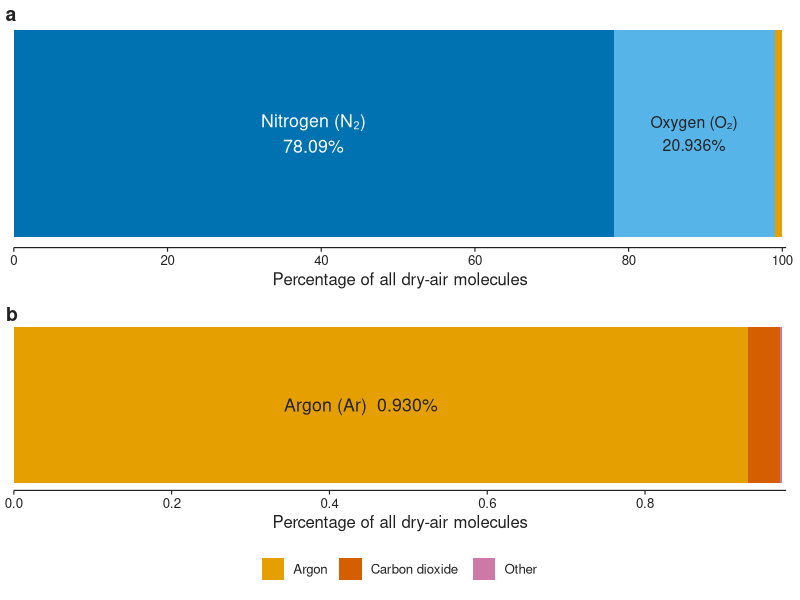
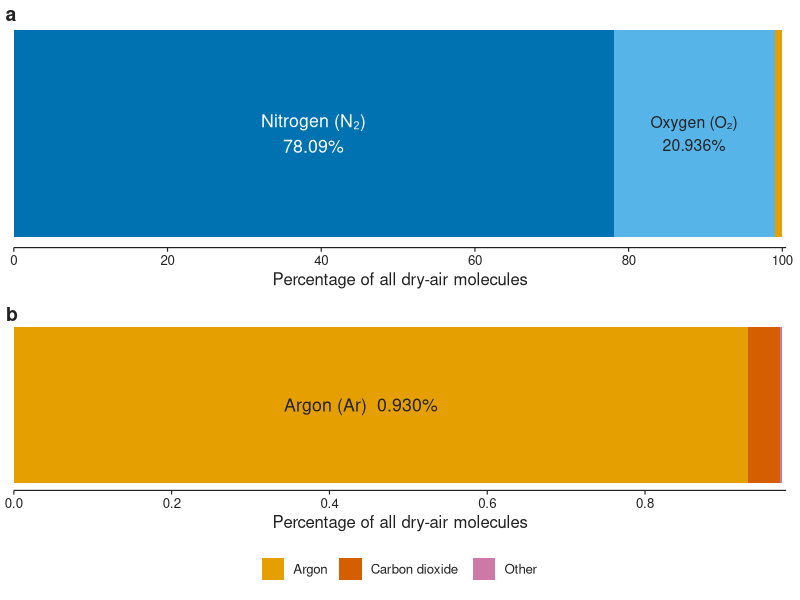
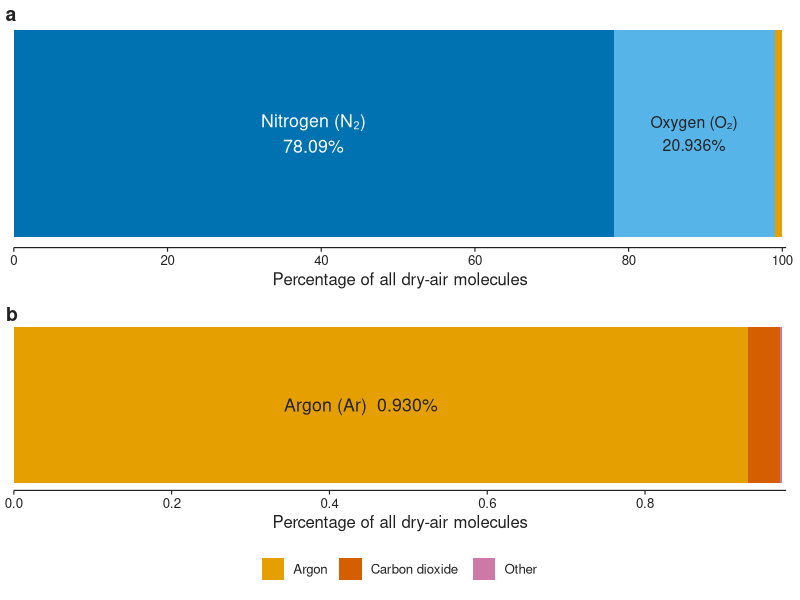
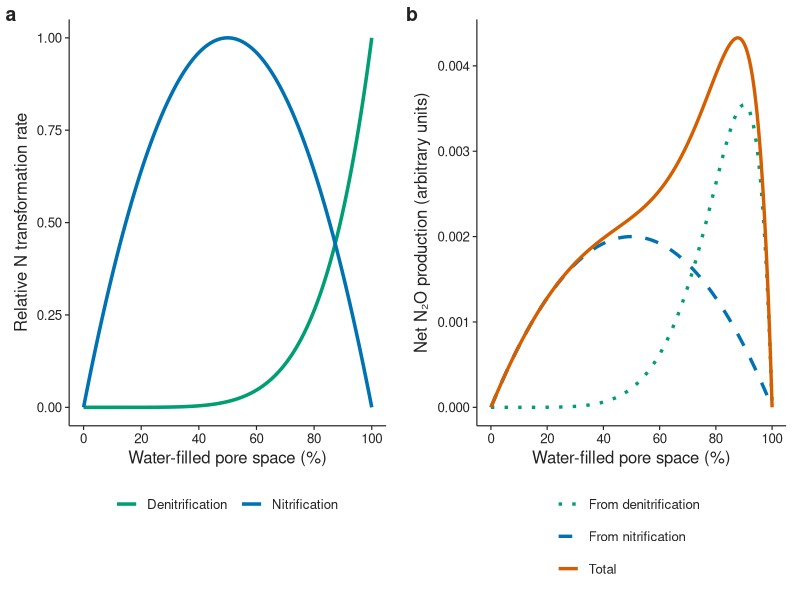
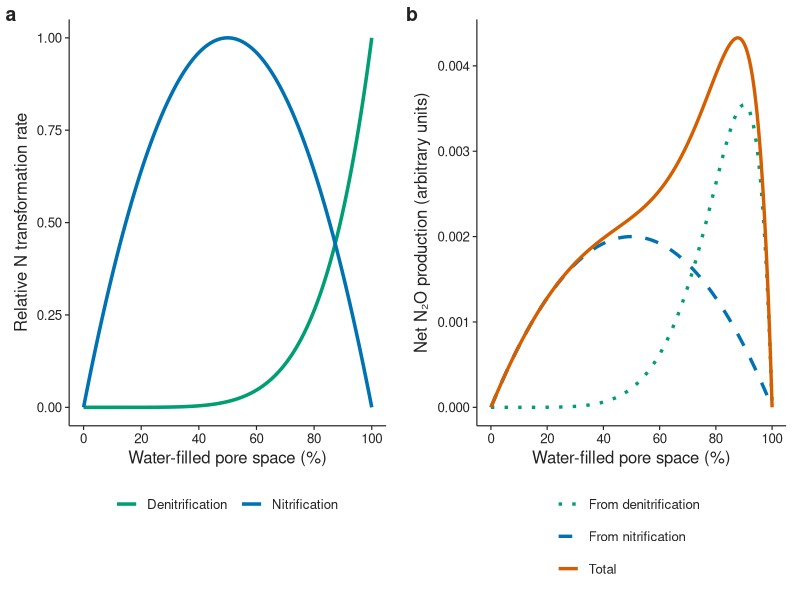
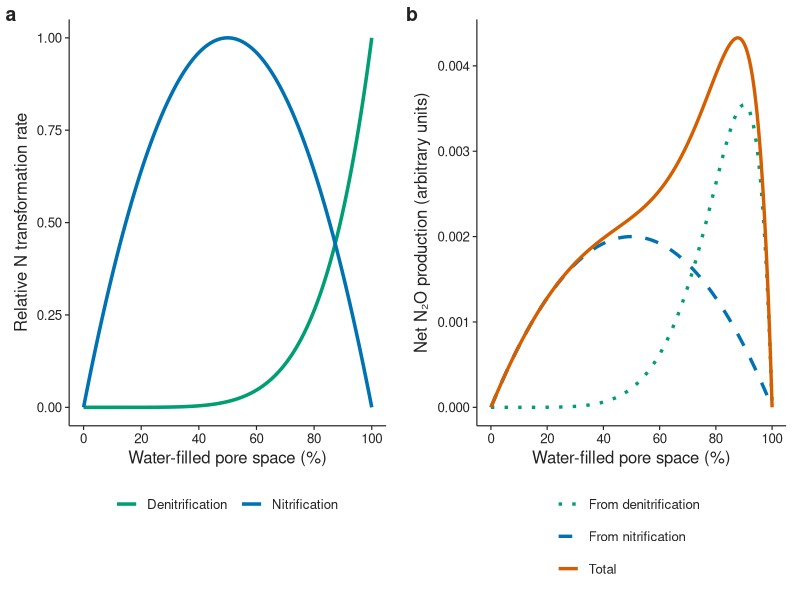
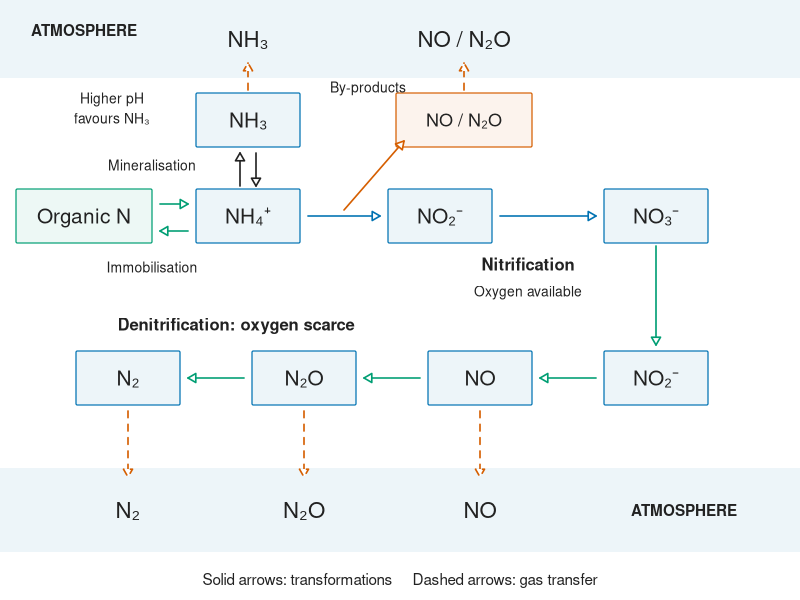
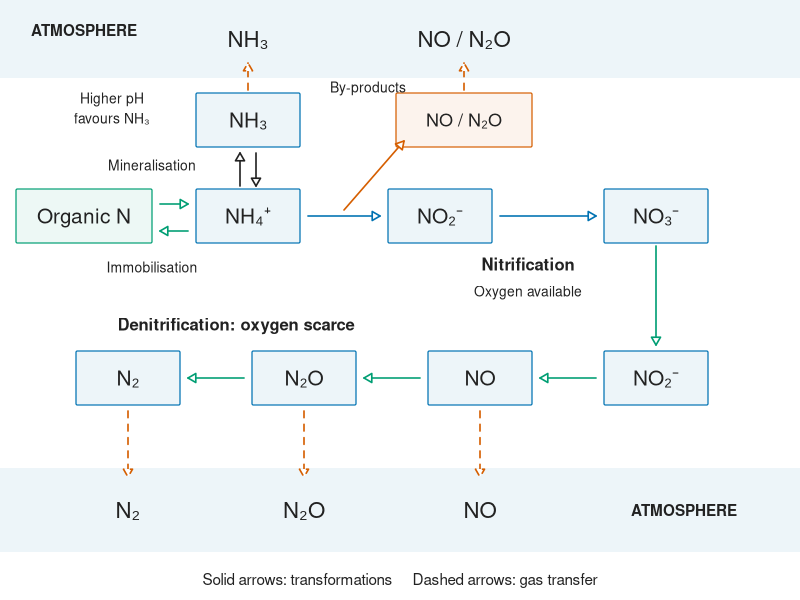

Write the R code that produced these figures, in order.
# Reproduce the three figures added in the nitrogen-chapter revision.
# Run from the repository root:
# R --vanilla -q -e 'source("analysis/plot_nitrogen.R")'
# The ecosystem and decomposition figures are in plot_nitrogen_cycle.R.
# Requires ggplot2 and cowplot; uses base R graphics devices, not svglite.
library(ggplot2)
library(grid)

out <- file.path("book", "images", "nitrogen")
dir.create(out, recursive = TRUE, showWarnings = FALSE)
# Helvetica and the Okabe–Ito palette are shared with plot_nitrogen_cycle.R.
font_family <- "Helvetica"
ink <- "#222222"
blue <- "#0072B2"
green <- "#009E73"
orange <- "#E69F00"
vermillion <- "#D55E00"
purple <- "#CC79A7"
sky_blue <- "#56B4E9"
pale <- function(colour) adjustcolor(colour, alpha.f = .07)
theme_set(theme_classic(base_size = 12, base_family = font_family) +
  theme(text = element_text(colour = ink),
        axis.text = element_text(colour = ink),
        axis.line = element_line(colour = ink, linewidth = .4),
        axis.ticks = element_line(colour = ink, linewidth = .4),
        plot.title = element_blank(), plot.subtitle = element_blank(),
        plot.margin = margin(14, 10, 8, 10),
        legend.position = "bottom"))

save_figure <- function(name, width, height, draw) {
  draw_file <- function(extension) {
    path <- file.path(out, paste0(name, ".", extension))
    if (extension == "svg") {
      svg(path, width, height, family = font_family, bg = "white")
    } else if (extension == "pdf") {
      cairo_pdf(path, width, height, family = font_family, bg = "white")
    } else {
      png(path, width = width, height = height, units = "in", res = 180,
          type = "cairo", family = font_family, bg = "white")
    }
    on.exit(dev.off())
    draw()
  }
  invisible(lapply(c("svg", "png", "pdf"), draw_file))
}

# NOAA Global Monitoring Laboratory, approximate mid-2020 dry-air composition:
# https://gml.noaa.gov/ccgg/about/co2_measurements.html
# Other = Ne 18 + He 5 + CH4 2 + Kr 1 + remaining trace gases 1 ppm.
air <- data.frame(
  gas = c("Nitrogen", "Oxygen", "Argon", "Carbon dioxide", "Other"),
  ppm = c(780900, 209360, 9300, 413, 27))
stopifnot(sum(air$ppm) == 1e6)
air$gas <- factor(air$gas, levels = air$gas)
air$pct <- air$ppm / 10000
palette <- c("Nitrogen" = blue, "Oxygen" = sky_blue, "Argon" = orange,
             "Carbon dioxide" = vermillion, "Other" = purple)
air_plot <- function(d, xmax, breaks) {
  ggplot(d, aes(x = 1, y = pct, fill = gas)) +
    geom_col(width = .48, position = position_stack(reverse = TRUE)) +
    coord_flip(ylim = c(0, xmax)) +
    scale_fill_manual(values = palette, breaks = as.character(d$gas)) +
    scale_y_continuous(breaks = breaks,
                       expand = expansion(mult = c(0, .005))) +
    scale_x_continuous(breaks = NULL) +
    labs(x = NULL, y = "Percentage of all dry-air molecules", fill = NULL) +
    theme(axis.line.y = element_blank(), axis.ticks.y = element_blank())
}
p_all <- air_plot(air, 100, seq(0, 100, 20)) +
  annotate("text", x = 1, y = 39, label = "Nitrogen (N₂)\n78.09%", colour = "white", size = 4.5, family = font_family) +
  annotate("text", x = 1, y = 88.5, label = "Oxygen (O₂)\n20.936%", size = 4, colour = ink, family = font_family) +
  theme(legend.position = "none")
p_minor <- air_plot(air[3:5, ], .974, c(0, .2, .4, .6, .8)) +
  annotate("text", x = 1, y = .44, label = "Argon (Ar)  0.930%", size = 4.5, colour = ink, family = font_family) +
  guides(fill = guide_legend(nrow = 1))
save_figure("atmospheric_composition", 10, 5.8, function() {
  print(cowplot::plot_grid(p_all, p_minor, ncol = 1, align = "v", axis = "lr",
                          labels = c("a", "b"), label_size = 14,
                          label_fontfamily = font_family))
})

# Teaching curves, not a reproduction of DyN or rsofun.
# Xu-Ri & Prentice (2008), Tables 8–11, motivates separate pathways and yields;
# Butterbach-Bahl et al. (2013) describes the moisture/oxygen dependence.
# WFPS w is explicitly [0,1]. No equivalence to rsofun's wscal is assumed.
w <- seq(0, 1, length.out = 1001)
n <- 4 * w * (1 - w)
d <- w^6
pn <- .002 * n
pd <- .02 * d * (1 - w) / (1.2 - w)

nitrogen_rates <- data.frame(
  wfps = rep(100*w, 2), 
  rate = c(n, d),
  pathway = rep(c("Nitrification", "Denitrification"),
  each = length(w))
)

gas_rates <- data.frame(
  wfps = rep(100*w, 3), 
  rate = c(pn, pd, pn + pd),
  pathway = rep(c("From nitrification", "From denitrification", "Total"), 
  each = length(w))
)

stopifnot(all(n >= 0), all(d >= 0), all(pd >= 0), all(pn >= 0))

p_rate <- ggplot(nitrogen_rates, aes(wfps, rate, colour = pathway)) +
  geom_line(linewidth = 1.2) +
  scale_colour_manual(values = c("Nitrification" = blue, "Denitrification" = green)) +
  scale_x_continuous(breaks = seq(0, 100, 20)) +
  labs(x = "Water-filled pore space (%)", y = "Relative N transformation rate", colour = NULL)

p_gas <- ggplot(gas_rates, aes(wfps, rate, colour = pathway, linetype = pathway)) +
  geom_line(linewidth = 1.15) +
  scale_colour_manual(values = c("From nitrification" = blue, "From denitrification" = green, "Total" = vermillion)) +
  scale_linetype_manual(values = c("From nitrification" = "dashed", "From denitrification" = "dotted", "Total" = "solid")) +
  scale_x_continuous(breaks = seq(0, 100, 20)) +
  labs(x = "Water-filled pore space (%)", y = "Net N₂O production (arbitrary units)",
       colour = NULL, linetype = NULL) +
  guides(colour = guide_legend(ncol = 1), linetype = guide_legend(ncol = 1))

save_figure("moisture_response", 11, 5, function() {
  print(cowplot::plot_grid(p_rate, p_gas, nrow = 1, align = "h", axis = "tb",
                          labels = c("a", "b"), label_size = 14,
                          label_fontfamily = font_family))
})

# Original schematic. Gas escape is distinct from a chemical transformation.
# Rooted in Stocker's thesis (2013), Fig. 1.5, and Xu-Ri & Prentice (2008).
save_figure("soil_transformations", 11, 6.8, function() {
  grid.newpage()
  text_at <- function(label, x, y, size = 12, ...) {
    grid.text(label, x, y, gp = gpar(fontfamily = font_family, fontsize = size, col = ink, ...))
  }
  box <- function(label, x, y, width = .13, fill = pale(blue), size = 15, edge = blue) {
    grid.roundrect(x, y, width, .09, r = unit(.025, "snpc"),
                   gp = gpar(fill = fill, col = edge, lwd = 1.2))
    text_at(label, x, y, size)
  }
  arrow_at <- function(x0, y0, x1, y1, col = ink, dashed = FALSE) {
    grid.lines(c(x0, x1), c(y0, y1),
               arrow = arrow(length = unit(.09, "inches"), type = "closed"),
               gp = gpar(col = col, lwd = 1.6, lty = if (dashed) 2 else 1))
  }
  grid.rect(.5, .935, 1, .13, gp = gpar(fill = pale(blue), col = NA))
  grid.rect(.5, .15, 1, .14, gp = gpar(fill = pale(blue), col = NA))
  text_at("ATMOSPHERE", .105, .95, 11, fontface = "bold")
  text_at("ATMOSPHERE", .855, .15, 11, fontface = "bold")
  text_at("Solid arrows: transformations     Dashed arrows: gas transfer", .5, .035, 11)
  text_at("NH₃", .31, .935, 16)
  text_at("NO / N₂O", .58, .935, 16)
  box("Organic N", .105, .64, .17, pale(green), edge = green)
  box("NH₄⁺", .31, .64)
  box("NO₂⁻", .55, .64)
  box("NO₃⁻", .82, .64)
  box("NH₃", .31, .80)
  box("NO / N₂O", .58, .80, .17, pale(vermillion), 13, edge = vermillion)
  arrow_at(.2, .66, .235, .66, green)
  text_at("Mineralisation", .19, .725, 10)
  arrow_at(.235, .615, .2, .615, green)
  text_at("Immobilisation", .19, .555, 10)
  arrow_at(.3, .69, .3, .745, ink)
  arrow_at(.32, .745, .32, .69, ink)
  text_at("Higher pH\nfavours NH₃", .14, .82, 10)
  arrow_at(.31, .85, .31, .895, vermillion, TRUE)
  arrow_at(.385, .64, .475, .64, blue)
  arrow_at(.625, .64, .745, .64, blue)
  text_at("Nitrification", .66, .56, 12, fontface = "bold")
  text_at("Oxygen available", .66, .515, 10)
  arrow_at(.43, .65, .505, .765, vermillion)
  text_at("By-products", .46, .855, 10)
  arrow_at(.58, .85, .58, .895, vermillion, TRUE)
  # The nitrate formed above is the same pool reduced along the lower row.
  arrow_at(.82, .59, .82, .425, green)
  box("NO₂⁻", .82, .37)
  box("NO", .60, .37)
  box("N₂O", .38, .37)
  box("N₂", .16, .37)
  for (x in c(.82, .60, .38)) arrow_at(x-.075, .37, x-.145, .37, green)
  text_at("Denitrification: oxygen scarce", .295, .46, 12, fontface = "bold")
  for (i in seq_along(c(.16, .38, .60))) {
    x <- c(.16, .38, .60)[i]
    arrow_at(x, .315, x, .205, vermillion, TRUE)
    text_at(c("N₂", "N₂O", "NO")[i], x, .15, 16)
  }
})
